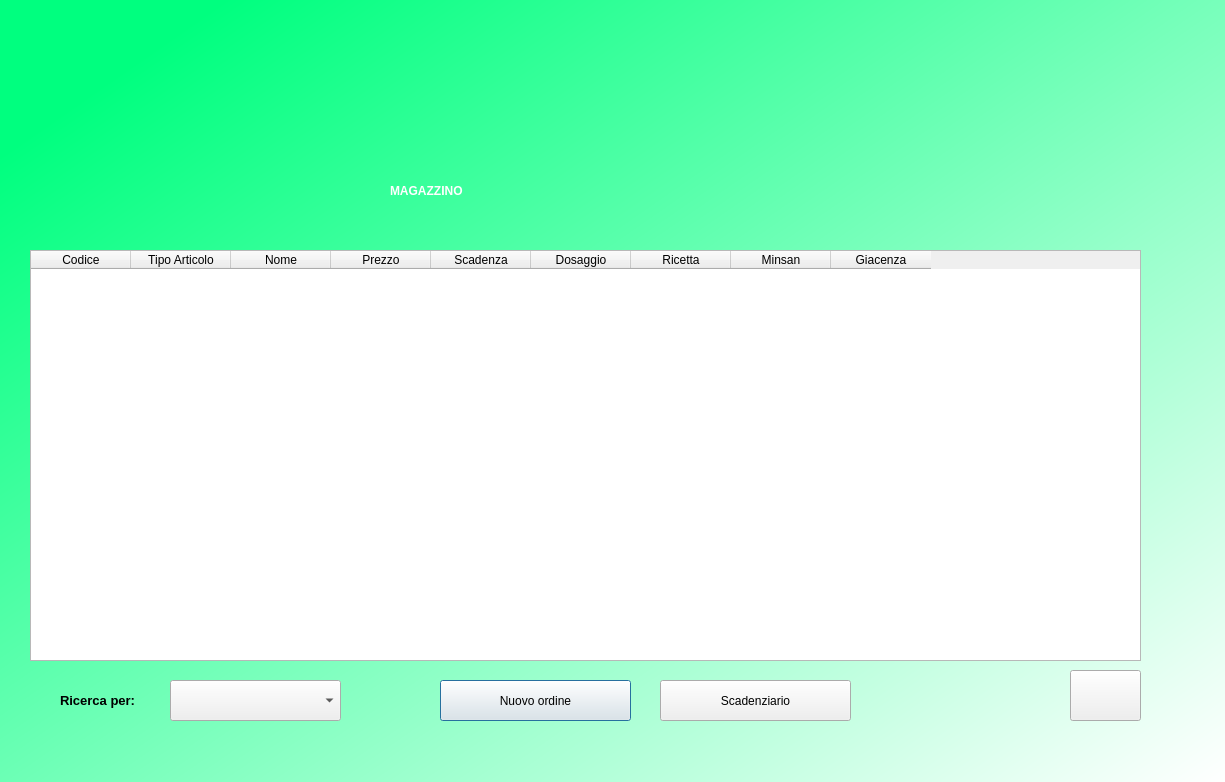
<?xml version="1.0" encoding="UTF-8"?>
<ui version="4.0">
 <class>DialogMagazzino</class>
 <widget class="QDialog" name="DialogMagazzino">
  <property name="geometry">
   <rect>
    <x>0</x>
    <y>0</y>
    <width>1225</width>
    <height>782</height>
   </rect>
  </property>
  <property name="windowTitle">
   <string>Dialog</string>
  </property>
  <property name="styleSheet">
   <string notr="true">QWidget#DialogMagazzino{
background-color:qlineargradient(spread:pad, x1:0.058, y1:0.136364, x2:1, y2:1, stop:0 rgba(0, 255, 127, 255), stop:1 rgba(255, 255, 255, 255));}</string>
  </property>
  <widget class="QLabel" name="label">
   <property name="geometry">
    <rect>
     <x>390</x>
     <y>160</y>
     <width>401</width>
     <height>61</height>
    </rect>
   </property>
   <property name="styleSheet">
    <string notr="true">font: 36pt &quot;MS Shell Dlg 2&quot;;color:rgb(255, 255, 255);
font-weight:bold;
</string>
   </property>
   <property name="text">
    <string>MAGAZZINO</string>
   </property>
  </widget>
  <widget class="QPushButton" name="nuovoordbtn">
   <property name="geometry">
    <rect>
     <x>440</x>
     <y>680</y>
     <width>191</width>
     <height>41</height>
    </rect>
   </property>
   <property name="cursor">
    <cursorShape>PointingHandCursor</cursorShape>
   </property>
   <property name="text">
    <string>Nuovo ordine</string>
   </property>
  </widget>
  <widget class="QPushButton" name="scadenziariobtn">
   <property name="geometry">
    <rect>
     <x>660</x>
     <y>680</y>
     <width>191</width>
     <height>41</height>
    </rect>
   </property>
   <property name="cursor">
    <cursorShape>PointingHandCursor</cursorShape>
   </property>
   <property name="text">
    <string>Scadenziario</string>
   </property>
  </widget>
  <widget class="QTableWidget" name="MagazzinoTable">
   <property name="geometry">
    <rect>
     <x>30</x>
     <y>250</y>
     <width>1111</width>
     <height>411</height>
    </rect>
   </property>
   <column>
    <property name="text">
     <string>Codice</string>
    </property>
   </column>
   <column>
    <property name="text">
     <string>Tipo Articolo</string>
    </property>
   </column>
   <column>
    <property name="text">
     <string>Nome</string>
    </property>
   </column>
   <column>
    <property name="text">
     <string>Prezzo</string>
    </property>
   </column>
   <column>
    <property name="text">
     <string>Scadenza</string>
    </property>
   </column>
   <column>
    <property name="text">
     <string>Dosaggio</string>
    </property>
   </column>
   <column>
    <property name="text">
     <string>Ricetta</string>
    </property>
   </column>
   <column>
    <property name="text">
     <string>Minsan</string>
    </property>
   </column>
   <column>
    <property name="text">
     <string>Giacenza</string>
    </property>
   </column>
  </widget>
  <widget class="QComboBox" name="filtramagazzCombo">
   <property name="geometry">
    <rect>
     <x>170</x>
     <y>680</y>
     <width>171</width>
     <height>41</height>
    </rect>
   </property>
  </widget>
  <widget class="QLabel" name="showdate_2">
   <property name="geometry">
    <rect>
     <x>60</x>
     <y>670</y>
     <width>121</width>
     <height>61</height>
    </rect>
   </property>
   <property name="font">
    <font>
     <family>MS Shell Dlg 2</family>
     <pointsize>10</pointsize>
     <weight>75</weight>
     <italic>false</italic>
     <bold>true</bold>
    </font>
   </property>
   <property name="styleSheet">
    <string notr="true">font: 75 10pt &quot;MS Shell Dlg 2&quot;;
font-weight:bold;</string>
   </property>
   <property name="text">
    <string>Ricerca per:</string>
   </property>
  </widget>
  <widget class="QPushButton" name="homeBtn">
   <property name="geometry">
    <rect>
     <x>1070</x>
     <y>670</y>
     <width>71</width>
     <height>51</height>
    </rect>
   </property>
   <property name="cursor">
    <cursorShape>PointingHandCursor</cursorShape>
   </property>
   <property name="text">
    <string/>
   </property>
   <property name="icon">
    <iconset>
     <normaloff>img/home.png</normaloff>img/home.png</iconset>
   </property>
   <property name="iconSize">
    <size>
     <width>30</width>
     <height>30</height>
    </size>
   </property>
  </widget>
  <widget class="QLabel" name="label_2">
   <property name="geometry">
    <rect>
     <x>-10</x>
     <y>0</y>
     <width>1271</width>
     <height>231</height>
    </rect>
   </property>
   <property name="text">
    <string/>
   </property>
   <property name="pixmap">
    <pixmap>img/farmaciaa.jpg</pixmap>
   </property>
   <property name="scaledContents">
    <bool>true</bool>
   </property>
  </widget>
  <zorder>nuovoordbtn</zorder>
  <zorder>scadenziariobtn</zorder>
  <zorder>MagazzinoTable</zorder>
  <zorder>filtramagazzCombo</zorder>
  <zorder>showdate_2</zorder>
  <zorder>homeBtn</zorder>
  <zorder>label_2</zorder>
  <zorder>label</zorder>
 </widget>
 <resources/>
 <connections/>
</ui>
